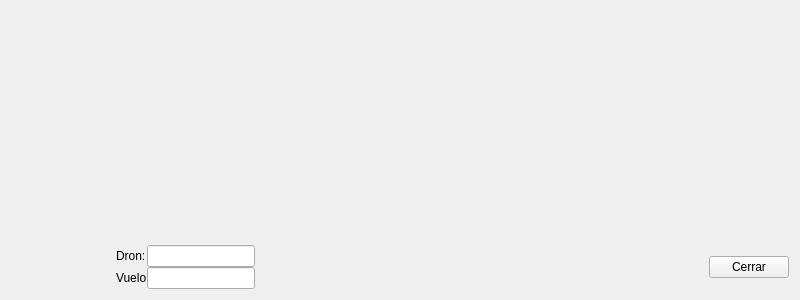
<?xml version="1.0" encoding="UTF-8"?>
<ui version="4.0">
 <class>Widget_Graficas</class>
 <widget class="QWidget" name="Widget_Graficas">
  <property name="geometry">
   <rect>
    <x>0</x>
    <y>0</y>
    <width>800</width>
    <height>300</height>
   </rect>
  </property>
  <property name="sizePolicy">
   <sizepolicy hsizetype="Preferred" vsizetype="Preferred">
    <horstretch>0</horstretch>
    <verstretch>0</verstretch>
   </sizepolicy>
  </property>
  <property name="windowTitle">
   <string>Form</string>
  </property>
  <layout class="QGridLayout" name="gridLayout" rowminimumheight="1,0">
   <item row="0" column="0">
    <widget class="QWidget" name="w_Graficas" native="true">
     <property name="sizePolicy">
      <sizepolicy hsizetype="Preferred" vsizetype="Expanding">
       <horstretch>0</horstretch>
       <verstretch>0</verstretch>
      </sizepolicy>
     </property>
    </widget>
   </item>
   <item row="1" column="0">
    <layout class="QHBoxLayout" name="horizontalLayout">
     <property name="spacing">
      <number>0</number>
     </property>
     <item>
      <layout class="QFormLayout" name="fLay_Datos">
       <property name="fieldGrowthPolicy">
        <enum>QFormLayout::FieldsStayAtSizeHint</enum>
       </property>
       <property name="labelAlignment">
        <set>Qt::AlignCenter</set>
       </property>
       <property name="formAlignment">
        <set>Qt::AlignHCenter|Qt::AlignTop</set>
       </property>
       <property name="horizontalSpacing">
        <number>0</number>
       </property>
       <property name="verticalSpacing">
        <number>0</number>
       </property>
       <item row="0" column="0">
        <widget class="QLabel" name="dronLabel">
         <property name="text">
          <string>Dron:</string>
         </property>
        </widget>
       </item>
       <item row="0" column="1">
        <widget class="QLineEdit" name="dronLineEdit">
         <property name="alignment">
          <set>Qt::AlignCenter</set>
         </property>
         <property name="readOnly">
          <bool>true</bool>
         </property>
        </widget>
       </item>
       <item row="1" column="0">
        <widget class="QLabel" name="vueloLabel">
         <property name="text">
          <string>Vuelo</string>
         </property>
        </widget>
       </item>
       <item row="1" column="1">
        <widget class="QLineEdit" name="vueloLineEdit">
         <property name="alignment">
          <set>Qt::AlignCenter</set>
         </property>
         <property name="readOnly">
          <bool>true</bool>
         </property>
        </widget>
       </item>
      </layout>
     </item>
     <item>
      <spacer name="horizontalSpacer">
       <property name="orientation">
        <enum>Qt::Horizontal</enum>
       </property>
       <property name="sizeHint" stdset="0">
        <size>
         <width>40</width>
         <height>20</height>
        </size>
       </property>
      </spacer>
     </item>
     <item>
      <widget class="QPushButton" name="pB_Cerrar">
       <property name="text">
        <string>Cerrar</string>
       </property>
      </widget>
     </item>
    </layout>
   </item>
  </layout>
 </widget>
 <resources/>
 <connections/>
</ui>
